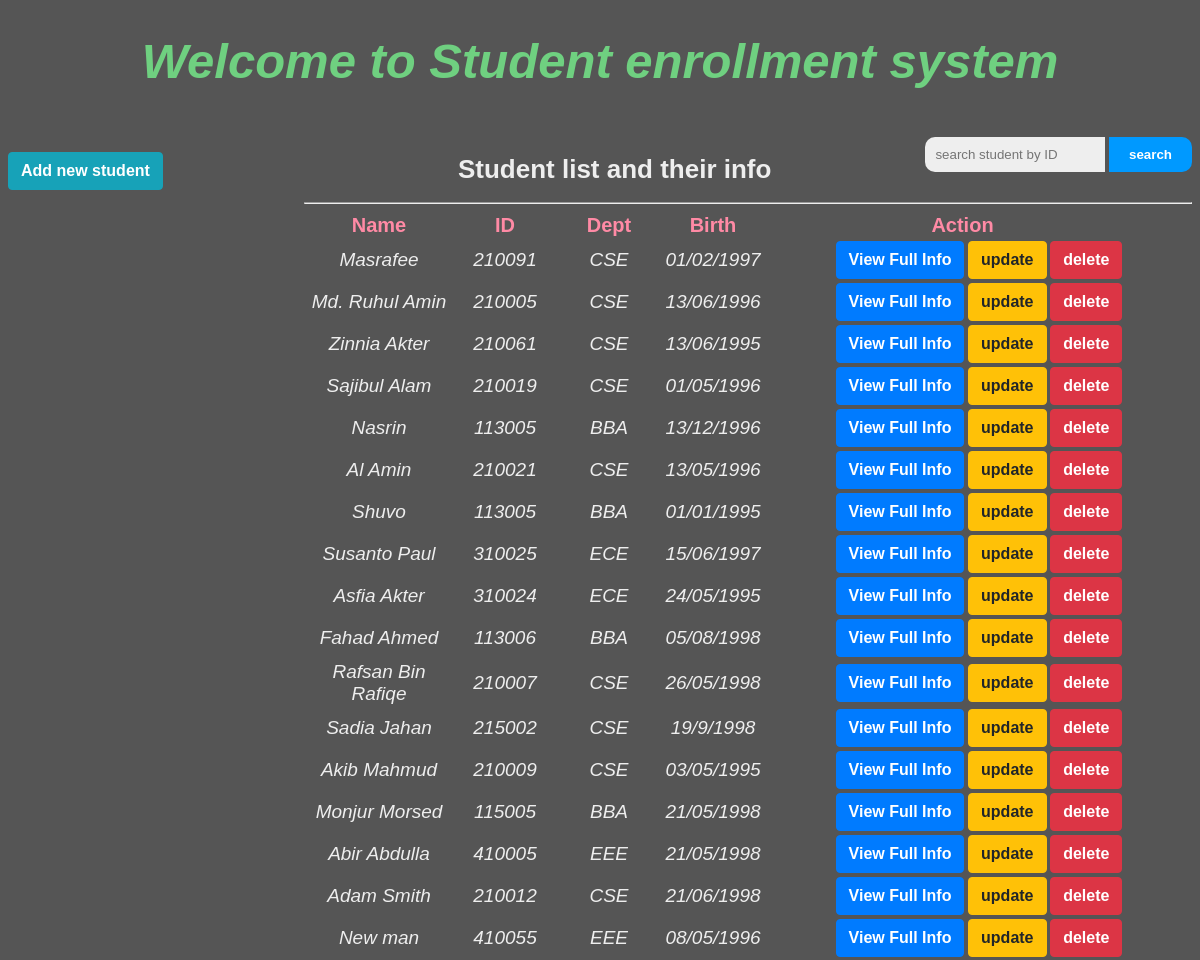
The page /first.php on the database its author committed.
### tables this page shows
CREATE TABLE `student` (
  `name` varchar(100) NOT NULL,
  `id` varchar(100) NOT NULL,
  `dept` varchar(1000) NOT NULL,
  `birth` varchar(100) NOT NULL,
  `father` varchar(100) NOT NULL,
  `mother` varchar(100) NOT NULL,
  `mobile` varchar(210) NOT NULL,
  `address` varchar(110) NOT NULL
);

### first.php (the view, shortened to what this page needs)
<?php
 $conn=mysqli_connect('localhost','root','','sms');
  $sql="SELECT *FROM student";
  $result=mysqli_query($conn,$sql);
 ?>
<!DOCTYPE html>
<html>
<head>
  <link rel="stylesheet" type="text/css" href="ds.css">
</head>
<body class="wc">
  <h1 style="font-size: 49px;font-style: italic;color: #6fd080;">Welcome to Student enrollment system</h1>
  <br>
  <div class="left">
    <br>
    <a class="button btn-info" href="insert.php">Add new student</a>
  </div>
  <div class="right">
    <div class="search">
       <form id="searchthis" action="search.php" method="POST">
        <input id="namanyay-search-box"  type="text" name="search" placeholder="search student by ID">
        <input id="namanyay-search-btn" type="submit" value="search">
       </form>
    </div>
    <h1 class="center">Student list and their info</h1>
    <hr>
    <div>
      <table >
        <thead>
          <th class="sp">Name</th>
          <th class="sp">ID</th>
          <th class="sp">Dept</th>
          <th class="sp">Birth</th>
          <th class="sp">Action</th>
        </thead>
        <tbody>
          <?php while($row=mysqli_fetch_assoc($result)){?>
              <tr>
                <td class="center it" style="width: 144px;"><?php echo $row['name'] ?></td>
                   <td class="center it"><?php echo $row['id'] ?></td>
                   <td class="center it"><?php echo $row['dept'] ?></td>
                   <td class="center it"><?php echo $row['birth']?></td>
                   <td class="special">
                      <a class="button btn-primary" href="show.php?id=<?php echo $row['id'];?>">View Full Info</a>
                      <a class="button btn-warning" href="update.php?id=<?php echo $row['id'];?>">update</a>
                      <a class="button btn-danger" onclick=" return confirm('are you sure')" href="delete.php?id=<?php echo $row['id'];?>">delete</a>
                  </td>
              </tr>
         <?php }?>
        </tbody>
      </table>
    </div>
  </div>
</body>
</html>

### ds.css (style rules this page uses)
.wc { background: #555; font: 13px 'Lucida sans', Arial, Helvetica; color: #eee; text-align: center; }
.left { float: left; }
.center { text-align: center; }
.right { float: right; width: 75%; }
.button { display: inline-block; font-weight: 700; text-align: center; border: 1px solid transparent; padding: 0.375rem 0.75rem; font-size: 1rem; line-height: 1.5; border-radius: 0.25rem; text-decoration: none; }
.btn-info { color: #fff; background-color: #17a2b8; border-color: #17a2b8; }
.search { float: right; }
.sp { width: 100px; text-align: center; font-size: 20px; color: #ff8aa5; }
.special { width: 391px; }
.it { font-style: italic; font-size: 19px; }
.btn-primary { color: #fff; background-color: #007bff; border-color: #007bff; margin-left: 33px; }
.btn-warning { color: #212529; background-color: #ffc107; border-color: #ffc107; }
.btn-danger { color: #fff; background-color: #dc3545; border-color: #dc3545; }
#namanyay-search-btn { background:#0099ff; color:white; font: 'trebuchet ms', trebuchet; padding:10px 20px; border-radius:0 10px 10px 0; -moz-border-radius:0 10px 10px 0; -webkit-border-radius:0 10px 10px 0; -o-border-radius:0 10px 10px 0; border:0 none; font-weight:bold; }
#namanyay-search-box { background: #eee; padding:10px; border-radius:10px 0 0 10px; -moz-border-radius:10px 0 0 10px; -webkit-border-radius:10px 0 0 10px; -o-border-radius:10px 0 0 10px; border:0 none; width:160px; }

### rows shown on the page
student: name "Masrafee", id "210091", dept "CSE", birth "01/02/1997"
student: name "Md. Ruhul Amin", id "210005", dept "CSE", birth "13/06/1996"
student: name "Zinnia Akter", id "210061", dept "CSE", birth "13/06/1995"
student: name "Sajibul Alam", id "210019", dept "CSE", birth "01/05/1996"
student: name "Nasrin", id "113005", dept "BBA", birth "13/12/1996"
student: name "Al Amin", id "210021", dept "CSE", birth "13/05/1996"
student: name "Shuvo", id "113005", dept "BBA", birth "01/01/1995"
student: name "Susanto Paul", id "310025", dept "ECE", birth "15/06/1997"
student: name "Asfia Akter", id "310024", dept "ECE", birth "24/05/1995"
student: name "Fahad Ahmed", id "113006", dept "BBA", birth "05/08/1998"
student: name "Rafsan Bin Rafiqe", id "210007", dept "CSE", birth "26/05/1998"
student: name "Sadia Jahan", id "215002", dept "CSE", birth "19/9/1998"
student: name "Akib Mahmud", id "210009", dept "CSE", birth "03/05/1995"
student: name "Monjur Morsed", id "115005", dept "BBA", birth "21/05/1998"
student: name "Abir Abdulla", id "410005", dept "EEE", birth "21/05/1998"
student: name "Adam Smith", id "210012", dept "CSE", birth "21/06/1998"
student: name "New man", id "410055", dept "EEE", birth "08/05/1996"
